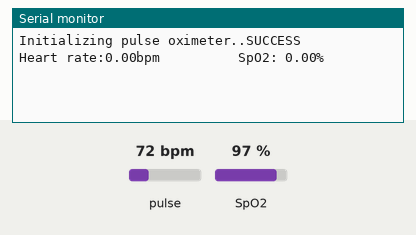
The sketch below on a simulated Arduino Uno, built with avr-gcc and run on an emulated ATmega328P. On the bench: the last lines printed to the serial monitor. The inputs (shaded band) are chosen by the test bench; at power-on: pulse 72 bpm, SpO2 97 %.

Above: at 1.2 s.
1.3 s: pulse set to 42 bpm
At 2.6 s:
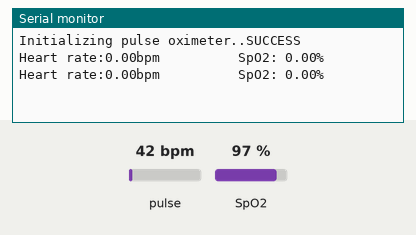
2.8 s: SpO2 set to 80 %
At 3.8 s:
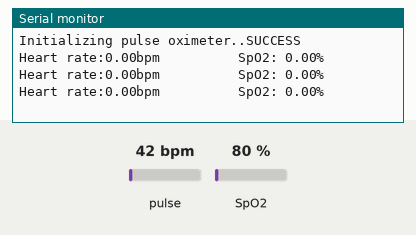
4.3 s: pulse set to 70 bpm
At 5.5 s:
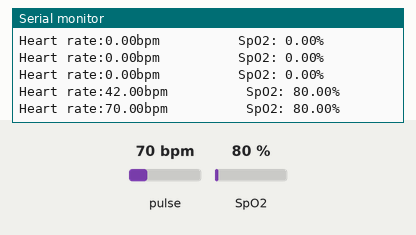
Timing chart, 0 to 7.3 s (numbered marks = the images above; inputs shaded):
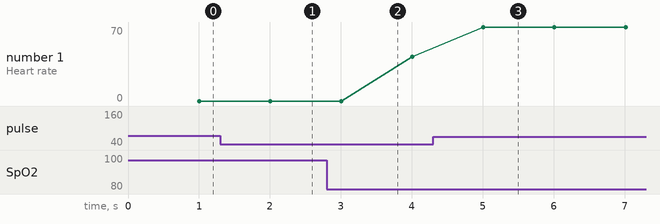

Measured:
- after the input at 4.3 s, the serial monitor: prints a new line after 0.71 s (image 3)
- plotted number 1: 42 → 70 after the input at 4.3 s

The sketch:

health_monitor.ino
```cpp
// (licence header left out)
#include <Wire.h>
#include "MAX30100_PulseOximeter.h"

#define REPORTING_PERIOD_MS     1000

float static last_heartRate ;
float static last_spo2;


// PulseOximeter is the higher level interface to the sensor
// it offers:
//  * beat detection reporting
//  * heart rate calculation
//  * SpO2 (oxidation level) calculation
PulseOximeter pox;

uint32_t tsLastReport = 0;

// Callback (registered below) fired when a pulse is detected
void onBeatDetected()
{
 //   Serial.println("Beat!");
}

void setup()
{
    Serial.begin(9600);

    Serial.print("Initializing pulse oximeter..");

    // Initialize the PulseOximeter instance
    // Failures are generally due to an improper I2C wiring, missing power supply
    // or wrong target chip
    if (!pox.begin()) {
        Serial.println("FAILED");
        for(;;);
    } else {
        Serial.println("SUCCESS");
    }

    // The default current for the IR LED is 50mA and it could be changed
    //   by uncommenting the following line. Check MAX30100_Registers.h for all the
    //   available options.
    // pox.setIRLedCurrent(MAX30100_LED_CURR_7_6MA);

    // Register a callback for the beat detection
    pox.setOnBeatDetectedCallback(onBeatDetected);
}

void loop()
{
    // Make sure to call update as fast as possible
    pox.update();

    // Asynchronously dump heart rate and oxidation levels to the serial
    // For both, a value of 0 means "invalid"
    if (millis() - tsLastReport > REPORTING_PERIOD_MS) {
       float heartRate ;
        float spo2;
        heartRate = pox.getHeartRate();
        spo2 = pox.getSpO2();


       // last_heartRate = heartRate

        String data  = "Heart rate:" +(String)heartRate+ "bpm          SpO2: "+(String)spo2+ "%";

        Serial.println(data );
       // Serial.print(last_heartRate);

      //  Serial.print("bpm / SpO2:");
      //  Serial.print(last_spo2);
     //   Serial.println("%");
        tsLastReport = millis();
    }
}
```
